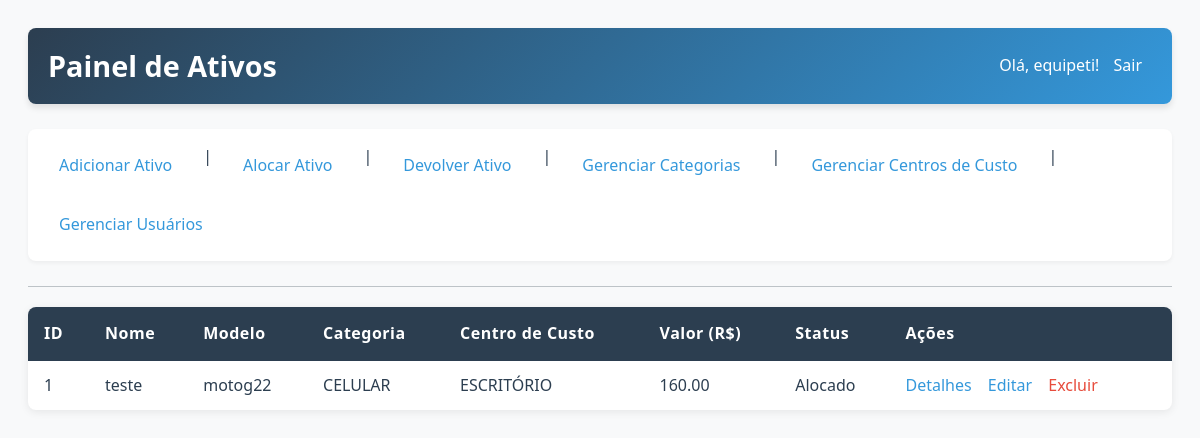
/ (signed in), run on the app's committed database.
### tables this page shows
CREATE TABLE usuarios (id INTEGER PRIMARY KEY, nome TEXT NOT NULL UNIQUE, departamento TEXT, password TEXT);

CREATE TABLE ativos (
                 id INTEGER PRIMARY KEY, nome TEXT NOT NULL, descricao TEXT, categoria_id INTEGER, 
                 centro_custo_id INTEGER, modelo TEXT, valor REAL, numero_serie TEXT, 
                 data_aquisicao DATE, status TEXT DEFAULT 'Disponivel', patrimonio TEXT, 
                 numero_chip TEXT, imei1 TEXT, imei2 TEXT,
                 FOREIGN KEY (categoria_id) REFERENCES categorias(id),
                 FOREIGN KEY (centro_custo_id) REFERENCES centros_custo(id));

CREATE TABLE categorias (id INTEGER PRIMARY KEY, nome TEXT NOT NULL UNIQUE);

CREATE TABLE centros_custo (id INTEGER PRIMARY KEY, nome TEXT NOT NULL UNIQUE);

### gestor_ativos_ti.py (the view)
@app.route('/')
@login_required
def index():
    query = """
        SELECT a.id, a.nome, cat.nome as categoria, cc.nome as centro_custo, a.modelo, a.valor, a.status
        FROM ativos a
        LEFT JOIN categorias cat ON a.categoria_id = cat.id
        LEFT JOIN centros_custo cc ON a.centro_custo_id = cc.id
    """
    return render_template('index.html', ativos=db_query(query))

### gestor_ativos_ti.py (called while the page is built)
@login_manager.user_loader
def load_user(user_id):
    conn = sqlite3.connect('ativos_ti.db')
    c = conn.cursor()
    c.execute("SELECT id, nome FROM usuarios WHERE id = ?", (user_id,))
    user_data = c.fetchone()
    conn.close()
    if user_data:
        return User(id=user_data[0], nome=user_data[1])
    return None

def db_query(query, params=(), fetchone=False, commit=False):
    conn = sqlite3.connect('ativos_ti.db')
    conn.row_factory = sqlite3.Row
    c = conn.cursor()
    c.execute(query, params)
    result = c.fetchone() if fetchone else c.fetchall()
    if commit:
        conn.commit()
    conn.close()
    return result

### templates/index.html (shortened to what this page needs)
<!DOCTYPE html>
<html>
<head>
</head>
<body>
    <div class="header-bar">
        <h1>Painel de Ativos</h1>
        <span>Olá, {{ current_user.nome }}! <a href="{{ url_for('logout') }}">Sair</a></span>
    </div>
    <div class="nav">
        <a href="{{ url_for('adicionar_ativo') }}">Adicionar Ativo</a> |
        <a href="{{ url_for('alocar_ativo') }}">Alocar Ativo</a> |
        <a href="{{ url_for('devolver_ativo') }}">Devolver Ativo</a> |
        <a href="{{ url_for('listar_categorias') }}">Gerenciar Categorias</a> |
        <a href="{{ url_for('listar_centros_custo') }}">Gerenciar Centros de Custo</a> |
        <a href="{{ url_for('listar_usuarios') }}">Gerenciar Usuários</a>
    </div>
    <hr>
    <table>
        <thead>
            <tr>
                <th>ID</th>
                <th>Nome</th>
                <th>Modelo</th>
                <th>Categoria</th>
                <th>Centro de Custo</th>
                <th>Valor (R$)</th>
                <th>Status</th>
                <th>Ações</th>
            </tr>
        </thead>
        <tbody>
            {% for ativo in ativos %}
            <tr>
                <td>{{ ativo.id }}</td>
                <td>{{ ativo.nome }}</td>
                <td>{{ ativo.modelo or 'N/A' }}</td>
                <td>{{ ativo.categoria or 'N/A' }}</td>
                <td>{{ ativo.centro_custo or 'N/A' }}</td>
                <td>{{ "%.2f"|format(ativo.valor|float) if ativo.valor else 'N/A' }}</td>
                <td>{{ ativo.status }}</td>
                <td>
                    <a href="{{ url_for('detalhes_ativo', id=ativo.id) }}">Detalhes</a>
                    <a href="{{ url_for('editar_ativo', id=ativo.id) }}">Editar</a>
                    <a href="{{ url_for('excluir_ativo', id=ativo.id) }}" onclick="return confirm('Tem certeza?');">Excluir</a>
                </td>
            </tr>
            {% else %}
            <tr>
                <td colspan="8" style="text-align: center; padding: 20px; font-style: italic; color: #7f8c8d;">Nenhum ativo encontrado.</td>
            </tr>
            {% endfor %}
        </tbody>
    </table>
</body>
</html>

### templates/index.html (style rules this page uses)
:root { --primary-color: #2c3e50; --secondary-color: #3498db; --accent-color: #e74c3c; --light-bg: #ecf0f1; --border-color: #bdc3c7; --hover-color: #d5dbdb; --text-color: #2c3e50; }
body { font-family: 'Segoe UI', Tahoma, Geneva, Verdana, sans-serif; padding: 20px; background-color: #f8f9fa; color: var(--text-color); line-height: 1.6; }
.header-bar { display: flex; justify-content: space-between; align-items: center; margin-bottom: 25px; padding: 15px 20px; background: linear-gradient(135deg, var(--primary-color), var(--secondary-color)); border-radius: 8px; box-shadow: 0 4px 6px rgba(0, 0, 0, 0.1); color: white; }
.header-bar h1 { margin: 0; font-size: 1.8rem; font-weight: 600; }
.header-bar span { font-size: 1rem; }
.header-bar a { color: white; text-decoration: none; font-weight: 500; padding: 5px 10px; border-radius: 4px; transition: background-color 0.3s; }
.nav { display: flex; gap: 15px; flex-wrap: wrap; margin-bottom: 25px; padding: 15px; background-color: white; border-radius: 8px; box-shadow: 0 2px 4px rgba(0, 0, 0, 0.05); }
.nav a { color: var(--secondary-color); text-decoration: none; font-weight: 500; padding: 8px 15px; border-radius: 4px; transition: all 0.3s; border: 1px solid transparent; }
hr { border: none; height: 1px; background-color: var(--border-color); margin: 20px 0; }
table { border-collapse: collapse; width: 100%; background-color: white; border-radius: 8px; overflow: hidden; box-shadow: 0 2px 8px rgba(0, 0, 0, 0.08); }
th { background-color: var(--primary-color); color: white; padding: 14px 16px; text-align: left; font-weight: 600; letter-spacing: 0.5px; }
td { border-bottom: 1px solid var(--border-color); padding: 12px 16px; vertical-align: middle; }
tr:last-child td { border-bottom: none; }
td a { color: var(--secondary-color); text-decoration: none; margin-right: 12px; font-weight: 500; transition: color 0.3s; }
td a:last-child { color: var(--accent-color); }

### data on the page
usuarios: nome "equipeti"
ativos: id "1", nome "teste", modelo "motog22", nome "CELULAR", nome "ESCRITÓRIO", valor "160.00", status "Alocado"
